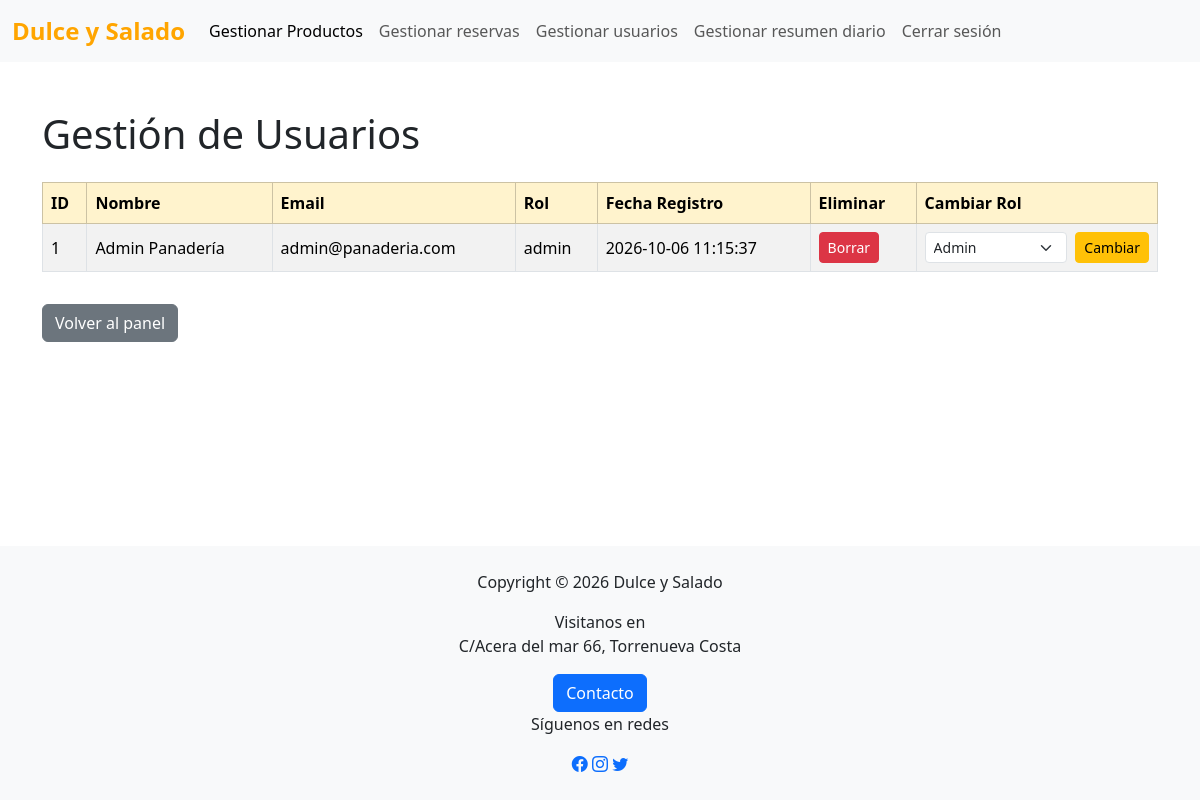
The app's page /app/controllers/AdminController.php?action=listarUsuarios (signed in) with its own data.
### tables this page shows
CREATE TABLE IF NOT EXISTS usuarios (
  id INT AUTO_INCREMENT PRIMARY KEY,
  nombre VARCHAR(100) NOT NULL,
  email VARCHAR(100) UNIQUE NOT NULL,
  password VARCHAR(255) NOT NULL,
  telefono VARCHAR(20),
  rol ENUM('cliente','admin') DEFAULT 'cliente',
  fecha_registro TIMESTAMP DEFAULT CURRENT_TIMESTAMP
);

### app/models/Usuario.php (called while the page is built, shortened)
<?php
class usuario {
    private $conex;
            public function __construct($conex,$id=null, $nombre=null, $email=null, $telefono=null, $pass=null, $fecha_registro=null, $rol=null) {
                $this->conex = $conex;
            }
    public function listaUsuarios(){
    $sql= "SELECT * FROM  usuarios";
    $resultado = mysqli_query($this->conex, $sql);
    $usuarios = [];
   while ($row = mysqli_fetch_array($resultado)){
             $usuarios[]= $row;
   }
    return $usuarios;
    }
}
?>

### app/views/admin/usuarios.php (the view, shortened to what this page needs)
<!DOCTYPE html>
<html lang="es">
<head>
</head>
<body class="d-flex flex-column min-vh-100">
<?php include __DIR__ . '/../layouts/headerAdmin.php';  ?>
<div class="container mt-5 flex-grow-1">
    <h1 class="mb-4">Gestión de Usuarios</h1>
    <div class="table-responsive">
    <table class="table table-striped table-bordered align-middle">
        <thead class="table-warning">
            <tr>
                <th>ID</th>
                <th>Nombre</th>
                <th>Email</th>
                <th>Rol</th>
                <th>Fecha Registro</th>
                <th>Eliminar</th>
                <th>Cambiar Rol</th>
            </tr>
        </thead>
        <tbody>
        <?php foreach ($usuarios as $usuario): ?>
            <tr>
                <td><?= $usuario['id'] ?></td>
                <td><?= $usuario['nombre'] ?></td>
                <td><?= $usuario['email'] ?></td>
                <td><?= $usuario['rol'] ?></td>
                <td><?= $usuario['fecha_registro'] ?></td>
                <td>
     <form method="POST" action="/panaderia-reservas/app/controllers/AdminController.php" class="d-inline">
           <button type="submit" class="btn btn-danger btn-sm">Borrar</button>
     </form>
                </td>
                <td>
     <form method="POST" action="/panaderia-reservas/app/controllers/AdminController.php" class="d-flex gap-2">
            <select name="rol" class="form-select form-select-sm">
              <option value="admin" <?= $usuario['rol'] == 'admin' ? 'selected' : '' ?>>Admin</option>
            </select>
         <button type="submit" class="btn btn-warning btn-sm">Cambiar</button>
     </form>
                </td>
               </tr>
        <?php endforeach; ?>
        </tbody>
    </table>
    </div>
    <a href="/panaderia-reservas/app/views/admin/PanelAdmin.php" class="btn btn-secondary mt-3 mb-4">Volver al panel</a>
</div>
<?php include __DIR__ . '/../layouts/footer.php';  ?>
</body>
</html>

### records on screen
usuarios: id "1", nombre "Admin Panadería", email "admin@panaderia.com", rol "admin", fecha_registro "2026-10-06 11:15:37", rol "Admin"
